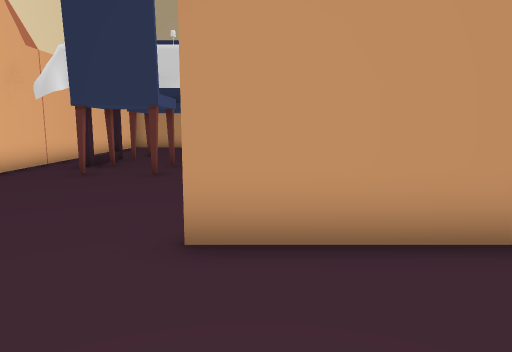
View 1 (above)

17 first-person views from a walk through a 3-D level made in the Unity game engine. The camera is 0.64 m above the floor, tilts 8° down and sees 70° across. The floor is counted in squares, 0.5 m on a side. Each view is taken from the middle of a square. On the plan, view 1 faces up. The plan holds only what a view shows up to about 15 squares ahead; the rest is blank. The player is left out. Some surface patterns are stand-ins.

View 2
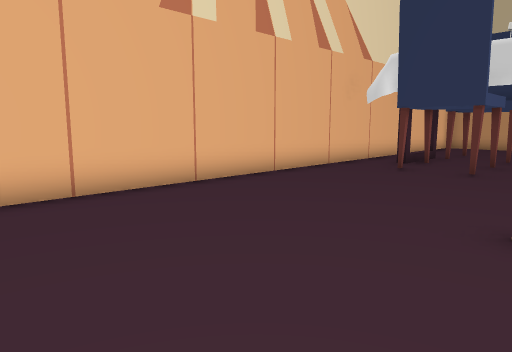

View 3
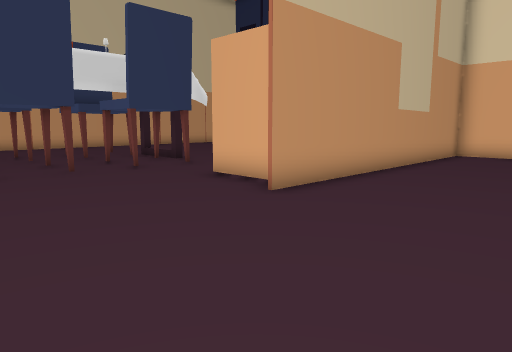

View 4
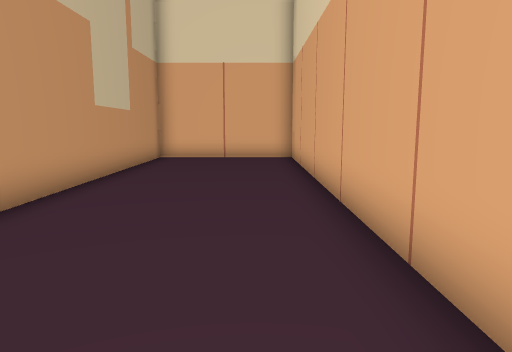

View 5
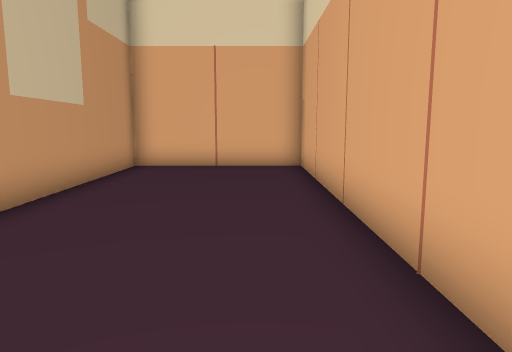

View 6
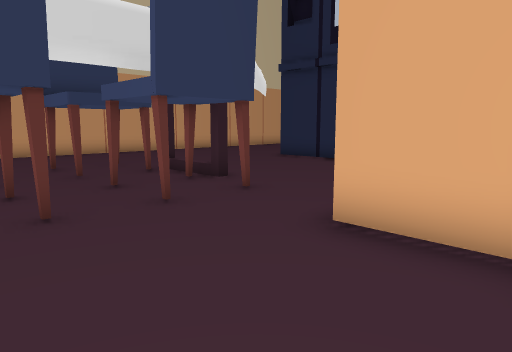

View 7
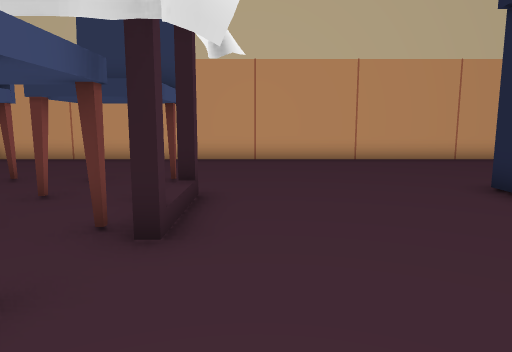

View 8
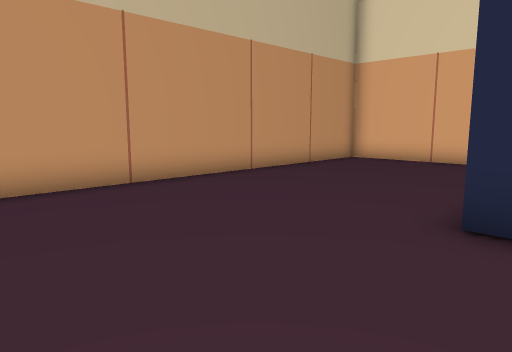

View 9
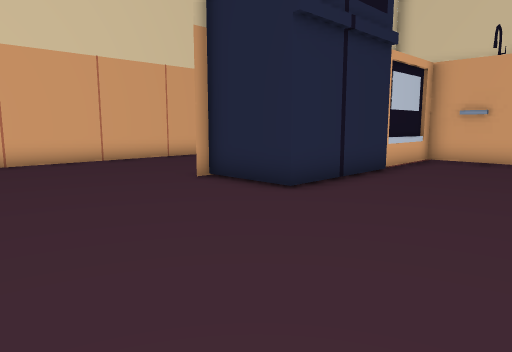

View 10
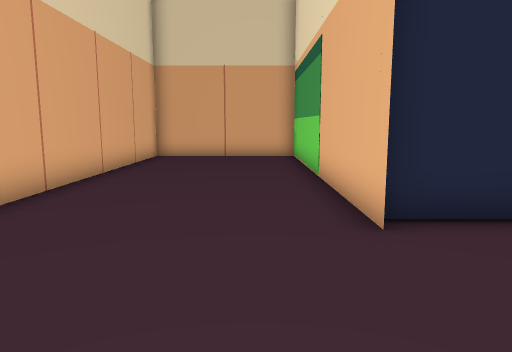

View 11
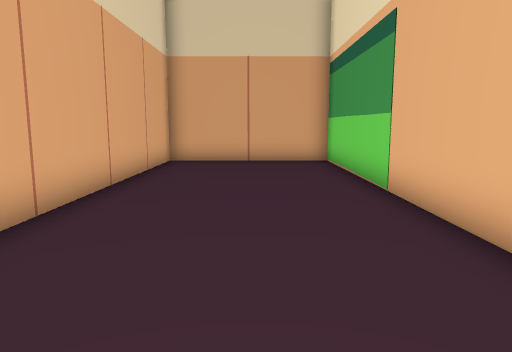

View 12
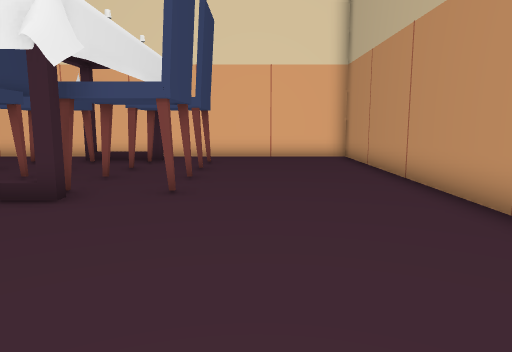

View 13
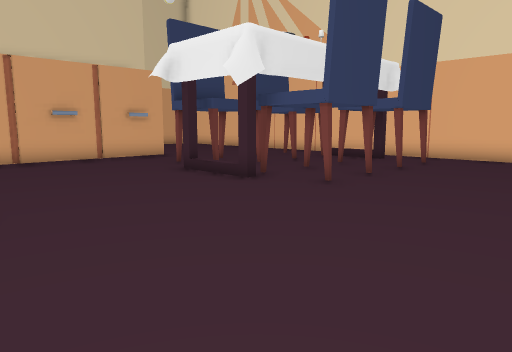

View 14
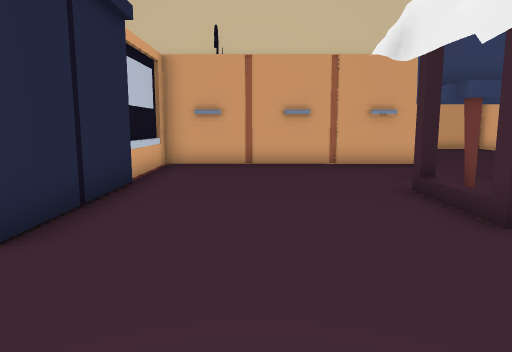

View 15
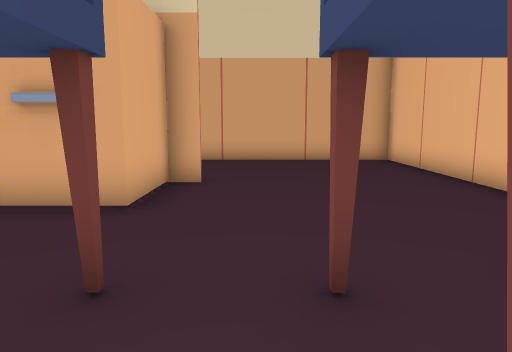

View 16
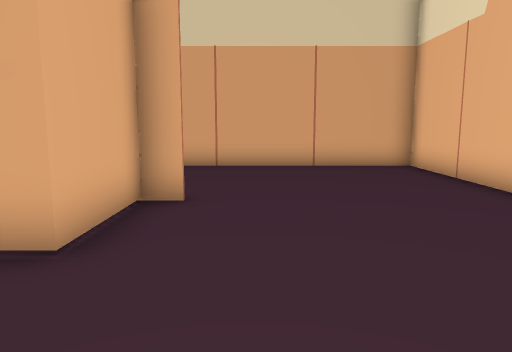

View 17
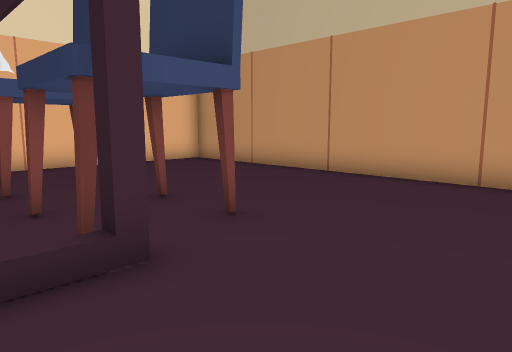

### Floor plan
Key: @ floor where view 1 was taken; # wall or solid block; . floor; / step, stairs or slope; T thing the floor can be seen under or through.
Columns run from 7 left of view 1 to 16 right of it. Each row starts with its distance up from view 1.
 21 ########################
 20 #......................#
 19 #......................#
 18 #......................#
 17 #......................#
 16 #......................#
 15 #.###.TTT..............#
 14 #####.T TT.....###.....#
 13 #####.TTTT.....# #.....#
 12 #./............# #.....#
 11 #.#TT.TTTT.....# #.....#
 10 #.#TT.T T......###.....#
  9 #..TT.TTT......###.....#
  8 #..............###.....#
  7 #..............###.....#
  6 #......###########.....#
  5 #......######### #.....#
  4 #......#################
  3 #.................#
  2 #.................#
  1 #.................#
  0 #......@..........#
 -1 #.................#
 -2 ###################

Positions as (right, up) in squares from view 1, and headings:
1: (0, 0), facing up
2: (0, -1), facing up-left
3: (-6, -1), facing up-right
4: (-4, 0), facing right
5: (-1, 0), facing right
6: (-4, 4), facing up-right
7: (3, 7), facing up
8: (3, 13), facing up-right
9: (3, 20), facing down-right
10: (12, 19), facing down
11: (13, 17), facing down
12: (8, 17), facing left
13: (8, 20), facing down-left
14: (5, 18), facing down
15: (-2, 12), facing down
16: (-2, 10), facing down
17: (5, 12), facing up-left
